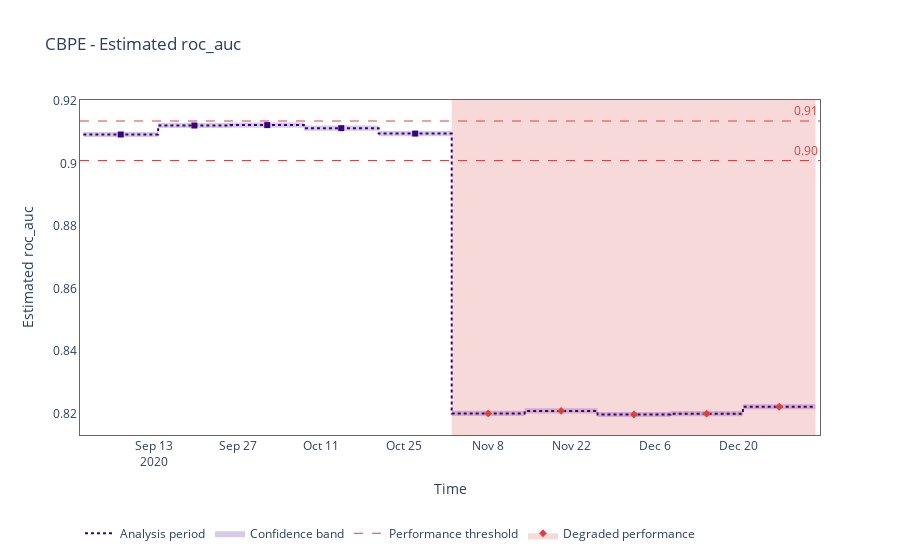
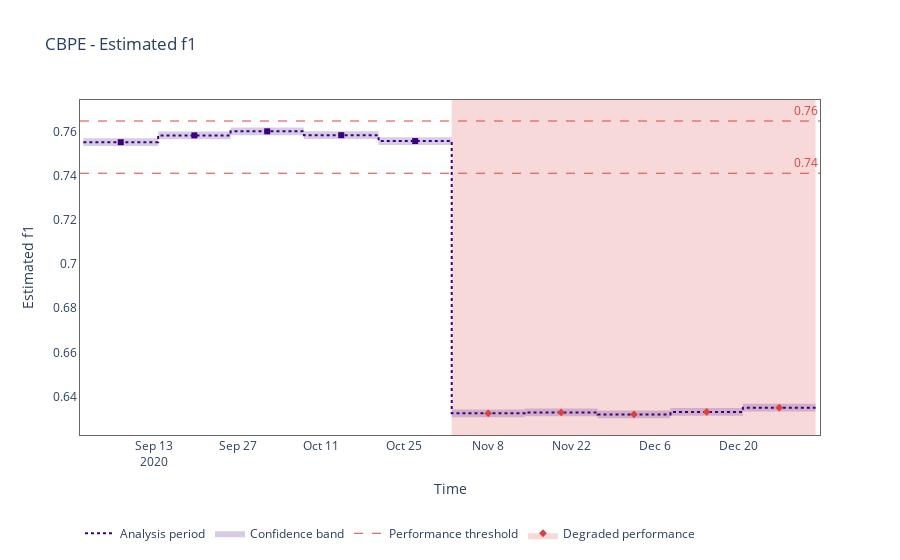

Notebook source saved alongside these figures, in order:
### Code cell
for metric in cbpe.metrics:
    est_perf_analysis.plot(kind='performance', metric=metric).show()

### Figure 1 — Plotly figure (JSON) as saved in the notebook; plotly's stock layout.template omitted (floating-point values rounded to 4 significant figures)
{"data": [{"hoverinfo": "skip", "line": {"color": "rgba(0,0,0,0)", "shape": "hv"}, "mode": "lines", "showlegend": false, "type": "scatter", "x": ["2020-09-01T03:10:01", "2020-09-13T16:15:32", "2020-09-25T19:50:04", "2020-10-08T02:57:34", "2020-10-20T15:49:06", "2020-11-01T22:04:59", "2020-11-14T03:55:49", "2020-11-26T09:19:22", "2020-12-08T14:34:25", "2020-12-20T18:31:09", "2021-01-01T22:57:55"], "y": [0.91, 0.9129, 0.913, 0.9121, 0.9103, 0.8209, 0.8218, 0.8206, 0.8209, 0.8231, 0.8231]}, {"fill": "tonexty", "fillcolor": "rgba(0.23137254901960785, 0.00784313725490196, 0.5019607843137255, 0.2)", "hoverinfo": "skip", "line": {"color": "rgba(0,0,0,0)", "shape": "hv"}, "mode": "lines", "showlegend": false, "type": "scatter", "x": ["2020-09-01T03:10:01", "2020-09-13T16:15:32", "2020-09-25T19:50:04", "2020-10-08T02:57:34", "2020-10-20T15:49:06", "2020-11-01T22:04:59", "2020-11-14T03:55:49", "2020-11-26T09:19:22", "2020-12-08T14:34:25", "2020-12-20T18:31:09", "2021-01-01T22:57:55"], "y": [0.9084, 0.9112, 0.9114, 0.9104, 0.9087, 0.8193, 0.8201, 0.819, 0.8192, 0.8214, 0.8214]}, {"hoverinfo": "skip", "legendgroup": "1", "line": {"color": "#00c8e5", "shape": "hv", "width": 2}, "mode": "lines", "name": "Reference period", "type": "scatter", "x": [], "y": []}, {"hoverinfo": "skip", "legendgroup": "1", "line": {"color": "#3b0280", "dash": "dot", "shape": "hv", "width": 2}, "mode": "lines", "name": "Analysis period", "type": "scatter", "x": ["2020-09-01T03:10:01", "2020-09-13T16:15:32", "2020-09-25T19:50:04", "2020-10-08T02:57:34", "2020-10-20T15:49:06", "2020-11-01T22:04:59", "2020-11-14T03:55:49", "2020-11-26T09:19:22", "2020-12-08T14:34:25", "2020-12-20T18:31:09", "2021-01-01T22:57:55"], "y": [0.9092, 0.9121, 0.9122, 0.9112, 0.9095, 0.8201, 0.8209, 0.8198, 0.8201, 0.8223, 0.8223]}, {"customdata": [], "hovertemplate": "%{customdata[4]} &nbsp; &nbsp; <span style=\"color:#AD0000\">%{customdata[5]}</span><br>Chunk: <b>%{customdata[0]}</b> &nbsp; &nbsp; From <b>%{customdata[1]}</b> to <b>%{customdata[2]}</b> &nbsp; &nbsp; <br>Estimated ROC AUC: <b>%{customdata[3]}</b>  &nbsp; &nbsp; %{customdata[6]} <extra></extra>", "marker": {"color": "#00c8e5", "size": 6, "symbol": "square"}, "mode": "markers", "name": "Reference", "showlegend": false, "type": "scatter", "x": [], "y": []}, {"customdata": [["[0:5999]", "Sep-01-2020", "Sep-13-2020", "0.9092", "<b style=\"color:#3b0280;line-height:60px\">Analysis</b>", "", ""], ["[6000:11999]", "Sep-13-2020", "Sep-25-2020", "0.9121", "<b style=\"color:#3b0280;line-height:60px\">Analysis</b>", "", ""], ["[12000:17999]", "Sep-25-2020", "Oct-08-2020", "0.9122", "<b style=\"color:#3b0280;line-height:60px\">Analysis</b>", "", ""], ["[18000:23999]", "Oct-08-2020", "Oct-20-2020", "0.9112", "<b style=\"color:#3b0280;line-height:60px\">Analysis</b>", "", ""], ["[24000:29999]", "Oct-20-2020", "Nov-01-2020", "0.9095", "<b style=\"color:#3b0280;line-height:60px\">Analysis</b>", "", ""]], "hovertemplate": "%{customdata[4]} &nbsp; &nbsp; <span style=\"color:#AD0000\">%{customdata[5]}</span><br>Chunk: <b>%{customdata[0]}</b> &nbsp; &nbsp; From <b>%{customdata[1]}</b> to <b>%{customdata[2]}</b> &nbsp; &nbsp; <br>Estimated ROC AUC: <b>%{customdata[3]}</b>  &nbsp; &nbsp; %{customdata[6]} <extra></extra>", "marker": {"color": "#3b0280", "size": 6, "symbol": "square"}, "mode": "markers", "name": "No change", "showlegend": false, "type": "scatter", "x": ["2020-09-07T09:42:35.500000", "2020-09-19T18:02:07", "2020-10-01T23:21:55.500000", "2020-10-14T09:22:56.500000", "2020-10-26T18:56:53"], "y": [0.9092, 0.9121, 0.9122, 0.9112, 0.9095]}, {"customdata": [["[30000:35999]", "Nov-01-2020", "Nov-14-2020", "0.8201", "<b style=\"color:#3b0280;line-height:60px\">Analysis</b>", "⚠ <b>Drift detected</b>", ""], ["[36000:41999]", "Nov-14-2020", "Nov-26-2020", "0.8209", "<b style=\"color:#3b0280;line-height:60px\">Analysis</b>", "⚠ <b>Drift detected</b>", ""], ["[42000:47999]", "Nov-26-2020", "Dec-08-2020", "0.8198", "<b style=\"color:#3b0280;line-height:60px\">Analysis</b>", "⚠ <b>Drift detected</b>", ""], ["[48000:53999]", "Dec-08-2020", "Dec-20-2020", "0.8201", "<b style=\"color:#3b0280;line-height:60px\">Analysis</b>", "⚠ <b>Drift detected</b>", ""], ["[54000:59999]", "Dec-20-2020", "Jan-01-2021", "0.8223", "<b style=\"color:#3b0280;line-height:60px\">Analysis</b>", "⚠ <b>Drift detected</b>", ""]], "hovertemplate": "%{customdata[4]} &nbsp; &nbsp; <span style=\"color:#AD0000\">%{customdata[5]}</span><br>Chunk: <b>%{customdata[0]}</b> &nbsp; &nbsp; From <b>%{customdata[1]}</b> to <b>%{customdata[2]}</b> &nbsp; &nbsp; <br>Estimated ROC AUC: <b>%{customdata[3]}</b>  &nbsp; &nbsp; %{customdata[6]} <extra></extra>", "marker": {"color": "#DD4040", "size": 6, "symbol": "diamond"}, "mode": "markers", "name": "Change", "showlegend": false, "type": "scatter", "x": ["2020-11-08T01:00:16", "2020-11-20T06:37:27.500000", "2020-12-02T11:56:39", "2020-12-14T16:32:27.500000", "2020-12-26T20:44:32"], "y": [0.8201, 0.8209, 0.8198, 0.8201, 0.8223]}, {"line": {"color": "rgba(0,0,0,0)"}, "mode": "lines", "showlegend": false, "type": "scatter", "x": [[1599471755500000000], [1609015472000000000]], "y": [null, null]}, {"fill": "tonexty", "fillcolor": "rgba(0.23137254901960785, 0.00784313725490196, 0.5019607843137255, 0.2)", "legendgroup": "1", "line": {"color": "rgba(0,0,0,0)"}, "mode": "lines", "name": "Confidence band", "type": "scatter", "x": [[1599471755500000000], [1609015472000000000]], "y": [null, null]}, {"legendgroup": "1", "line": {"color": "#DD4040", "dash": "dash", "width": 1}, "mode": "lines", "name": "Performance threshold", "type": "scatter", "x": [[1599471755500000000], [1609015472000000000]], "y": [null, null]}, {"line": {"color": "rgba(0,0,0,0)"}, "mode": "lines", "showlegend": false, "type": "scatter", "x": [[1599471755500000000], [1609015472000000000]], "y": [null, null]}, {"fill": "tonexty", "fillcolor": "rgba(0.8666666666666667, 0.25098039215686274, 0.25098039215686274, 0.2)", "legendgroup": "1", "line": {"color": "rgba(0,0,0,0)"}, "marker": {"color": "#DD4040", "size": 6, "symbol": "diamond"}, "mode": "lines+markers", "name": "Degraded performance", "type": "scatter", "x": [[1599471755500000000], [1609015472000000000]], "y": [null, null]}], "layout": {"annotations": [{"font": {"color": "#DD4040"}, "showarrow": false, "text": "0.91", "x": 1, "xanchor": "right", "xref": "x domain", "y": 0.9135, "yanchor": "bottom", "yref": "y"}, {"font": {"color": "#DD4040"}, "showarrow": false, "text": "0.90", "x": 1, "xanchor": "right", "xref": "x domain", "y": 0.9009, "yanchor": "bottom", "yref": "y"}], "hoverlabel": {"bgcolor": "white", "font": {"size": 14}}, "legend": {"itemclick": false, "itemdoubleclick": false, "orientation": "h", "traceorder": "normal", "x": 0, "xanchor": "left", "y": -0.25, "yanchor": "top"}, "paper_bgcolor": "rgba(255,255,255,1)", "plot_bgcolor": "rgba(255,255,255,1)", "shapes": [{"layer": "below", "line": {"color": "#DD4040", "dash": "dash", "width": 1}, "type": "line", "x0": 0, "x1": 1, "xref": "x domain", "y0": 0.9135, "y1": 0.9135, "yref": "y"}, {"layer": "below", "line": {"color": "#DD4040", "dash": "dash", "width": 1}, "type": "line", "x0": 0, "x1": 1, "xref": "x domain", "y0": 0.9009, "y1": 0.9009, "yref": "y"}, {"fillcolor": "#DD4040", "layer": "below", "line": {"width": 0}, "opacity": 0.2, "type": "rect", "x0": "2020-11-01T22:04:59", "x1": "2020-11-14T03:55:33", "xref": "x", "y0": 0, "y1": 1, "yref": "y domain"}, {"fillcolor": "#DD4040", "layer": "below", "line": {"width": 0}, "opacity": 0.2, "type": "rect", "x0": "2020-11-14T03:55:49", "x1": "2020-11-26T09:19:06", "xref": "x", "y0": 0, "y1": 1, "yref": "y domain"}, {"fillcolor": "#DD4040", "layer": "below", "line": {"width": 0}, "opacity": 0.2, "type": "rect", "x0": "2020-11-26T09:19:22", "x1": "2020-12-08T14:33:56", "xref": "x", "y0": 0, "y1": 1, "yref": "y domain"}, {"fillcolor": "#DD4040", "layer": "below", "line": {"width": 0}, "opacity": 0.2, "type": "rect", "x0": "2020-12-08T14:34:25", "x1": "2020-12-20T18:30:30", "xref": "x", "y0": 0, "y1": 1, "yref": "y domain"}, {"fillcolor": "#DD4040", "layer": "below", "line": {"width": 0}, "opacity": 0.2, "type": "rect", "x0": "2020-12-20T18:31:09", "x1": "2021-01-01T22:57:55", "xref": "x", "y0": 0, "y1": 1, "yref": "y domain"}], "title": {"text": "CBPE - Estimated roc_auc"}, "xaxis": {"linecolor": "#666666", "mirror": true, "showgrid": false, "title": {"text": "Time"}, "zeroline": false}, "yaxis": {"linecolor": "#666666", "mirror": true, "showgrid": false, "title": {"text": "Estimated roc_auc"}, "zeroline": false}}}

### Figure 2 — Plotly figure (JSON) as saved in the notebook; plotly's stock layout.template omitted (floating-point values rounded to 4 significant figures)
{"data": [{"hoverinfo": "skip", "line": {"color": "rgba(0,0,0,0)", "shape": "hv"}, "mode": "lines", "showlegend": false, "type": "scatter", "x": ["2020-09-01T03:10:01", "2020-09-13T16:15:32", "2020-09-25T19:50:04", "2020-10-08T02:57:34", "2020-10-20T15:49:06", "2020-11-01T22:04:59", "2020-11-14T03:55:49", "2020-11-26T09:19:22", "2020-12-08T14:34:25", "2020-12-20T18:31:09", "2021-01-01T22:57:55"], "y": [0.7571, 0.7602, 0.762, 0.7603, 0.7576, 0.6341, 0.6345, 0.6336, 0.6347, 0.6366, 0.6366]}, {"fill": "tonexty", "fillcolor": "rgba(0.23137254901960785, 0.00784313725490196, 0.5019607843137255, 0.2)", "hoverinfo": "skip", "line": {"color": "rgba(0,0,0,0)", "shape": "hv"}, "mode": "lines", "showlegend": false, "type": "scatter", "x": ["2020-09-01T03:10:01", "2020-09-13T16:15:32", "2020-09-25T19:50:04", "2020-10-08T02:57:34", "2020-10-20T15:49:06", "2020-11-01T22:04:59", "2020-11-14T03:55:49", "2020-11-26T09:19:22", "2020-12-08T14:34:25", "2020-12-20T18:31:09", "2021-01-01T22:57:55"], "y": [0.7536, 0.7567, 0.7585, 0.7568, 0.7541, 0.6306, 0.631, 0.6301, 0.6312, 0.6331, 0.6331]}, {"hoverinfo": "skip", "legendgroup": "1", "line": {"color": "#00c8e5", "shape": "hv", "width": 2}, "mode": "lines", "name": "Reference period", "type": "scatter", "x": [], "y": []}, {"hoverinfo": "skip", "legendgroup": "1", "line": {"color": "#3b0280", "dash": "dot", "shape": "hv", "width": 2}, "mode": "lines", "name": "Analysis period", "type": "scatter", "x": ["2020-09-01T03:10:01", "2020-09-13T16:15:32", "2020-09-25T19:50:04", "2020-10-08T02:57:34", "2020-10-20T15:49:06", "2020-11-01T22:04:59", "2020-11-14T03:55:49", "2020-11-26T09:19:22", "2020-12-08T14:34:25", "2020-12-20T18:31:09", "2021-01-01T22:57:55"], "y": [0.7553, 0.7584, 0.7603, 0.7585, 0.7559, 0.6323, 0.6327, 0.6318, 0.633, 0.6349, 0.6349]}, {"customdata": [], "hovertemplate": "%{customdata[4]} &nbsp; &nbsp; <span style=\"color:#AD0000\">%{customdata[5]}</span><br>Chunk: <b>%{customdata[0]}</b> &nbsp; &nbsp; From <b>%{customdata[1]}</b> to <b>%{customdata[2]}</b> &nbsp; &nbsp; <br>Estimated ROC AUC: <b>%{customdata[3]}</b>  &nbsp; &nbsp; %{customdata[6]} <extra></extra>", "marker": {"color": "#00c8e5", "size": 6, "symbol": "square"}, "mode": "markers", "name": "Reference", "showlegend": false, "type": "scatter", "x": [], "y": []}, {"customdata": [["[0:5999]", "Sep-01-2020", "Sep-13-2020", "0.7553", "<b style=\"color:#3b0280;line-height:60px\">Analysis</b>", "", ""], ["[6000:11999]", "Sep-13-2020", "Sep-25-2020", "0.7584", "<b style=\"color:#3b0280;line-height:60px\">Analysis</b>", "", ""], ["[12000:17999]", "Sep-25-2020", "Oct-08-2020", "0.7603", "<b style=\"color:#3b0280;line-height:60px\">Analysis</b>", "", ""], ["[18000:23999]", "Oct-08-2020", "Oct-20-2020", "0.7585", "<b style=\"color:#3b0280;line-height:60px\">Analysis</b>", "", ""], ["[24000:29999]", "Oct-20-2020", "Nov-01-2020", "0.7559", "<b style=\"color:#3b0280;line-height:60px\">Analysis</b>", "", ""]], "hovertemplate": "%{customdata[4]} &nbsp; &nbsp; <span style=\"color:#AD0000\">%{customdata[5]}</span><br>Chunk: <b>%{customdata[0]}</b> &nbsp; &nbsp; From <b>%{customdata[1]}</b> to <b>%{customdata[2]}</b> &nbsp; &nbsp; <br>Estimated ROC AUC: <b>%{customdata[3]}</b>  &nbsp; &nbsp; %{customdata[6]} <extra></extra>", "marker": {"color": "#3b0280", "size": 6, "symbol": "square"}, "mode": "markers", "name": "No change", "showlegend": false, "type": "scatter", "x": ["2020-09-07T09:42:35.500000", "2020-09-19T18:02:07", "2020-10-01T23:21:55.500000", "2020-10-14T09:22:56.500000", "2020-10-26T18:56:53"], "y": [0.7553, 0.7584, 0.7603, 0.7585, 0.7559]}, {"customdata": [["[30000:35999]", "Nov-01-2020", "Nov-14-2020", "0.6323", "<b style=\"color:#3b0280;line-height:60px\">Analysis</b>", "⚠ <b>Drift detected</b>", ""], ["[36000:41999]", "Nov-14-2020", "Nov-26-2020", "0.6327", "<b style=\"color:#3b0280;line-height:60px\">Analysis</b>", "⚠ <b>Drift detected</b>", ""], ["[42000:47999]", "Nov-26-2020", "Dec-08-2020", "0.6318", "<b style=\"color:#3b0280;line-height:60px\">Analysis</b>", "⚠ <b>Drift detected</b>", ""], ["[48000:53999]", "Dec-08-2020", "Dec-20-2020", "0.6330", "<b style=\"color:#3b0280;line-height:60px\">Analysis</b>", "⚠ <b>Drift detected</b>", ""], ["[54000:59999]", "Dec-20-2020", "Jan-01-2021", "0.6349", "<b style=\"color:#3b0280;line-height:60px\">Analysis</b>", "⚠ <b>Drift detected</b>", ""]], "hovertemplate": "%{customdata[4]} &nbsp; &nbsp; <span style=\"color:#AD0000\">%{customdata[5]}</span><br>Chunk: <b>%{customdata[0]}</b> &nbsp; &nbsp; From <b>%{customdata[1]}</b> to <b>%{customdata[2]}</b> &nbsp; &nbsp; <br>Estimated ROC AUC: <b>%{customdata[3]}</b>  &nbsp; &nbsp; %{customdata[6]} <extra></extra>", "marker": {"color": "#DD4040", "size": 6, "symbol": "diamond"}, "mode": "markers", "name": "Change", "showlegend": false, "type": "scatter", "x": ["2020-11-08T01:00:16", "2020-11-20T06:37:27.500000", "2020-12-02T11:56:39", "2020-12-14T16:32:27.500000", "2020-12-26T20:44:32"], "y": [0.6323, 0.6327, 0.6318, 0.633, 0.6349]}, {"line": {"color": "rgba(0,0,0,0)"}, "mode": "lines", "showlegend": false, "type": "scatter", "x": [[1599471755500000000], [1609015472000000000]], "y": [null, null]}, {"fill": "tonexty", "fillcolor": "rgba(0.23137254901960785, 0.00784313725490196, 0.5019607843137255, 0.2)", "legendgroup": "1", "line": {"color": "rgba(0,0,0,0)"}, "mode": "lines", "name": "Confidence band", "type": "scatter", "x": [[1599471755500000000], [1609015472000000000]], "y": [null, null]}, {"legendgroup": "1", "line": {"color": "#DD4040", "dash": "dash", "width": 1}, "mode": "lines", "name": "Performance threshold", "type": "scatter", "x": [[1599471755500000000], [1609015472000000000]], "y": [null, null]}, {"line": {"color": "rgba(0,0,0,0)"}, "mode": "lines", "showlegend": false, "type": "scatter", "x": [[1599471755500000000], [1609015472000000000]], "y": [null, null]}, {"fill": "tonexty", "fillcolor": "rgba(0.8666666666666667, 0.25098039215686274, 0.25098039215686274, 0.2)", "legendgroup": "1", "line": {"color": "rgba(0,0,0,0)"}, "marker": {"color": "#DD4040", "size": 6, "symbol": "diamond"}, "mode": "lines+markers", "name": "Degraded performance", "type": "scatter", "x": [[1599471755500000000], [1609015472000000000]], "y": [null, null]}], "layout": {"annotations": [{"font": {"color": "#DD4040"}, "showarrow": false, "text": "0.76", "x": 1, "xanchor": "right", "xref": "x domain", "y": 0.7649, "yanchor": "bottom", "yref": "y"}, {"font": {"color": "#DD4040"}, "showarrow": false, "text": "0.74", "x": 1, "xanchor": "right", "xref": "x domain", "y": 0.7413, "yanchor": "bottom", "yref": "y"}], "hoverlabel": {"bgcolor": "white", "font": {"size": 14}}, "legend": {"itemclick": false, "itemdoubleclick": false, "orientation": "h", "traceorder": "normal", "x": 0, "xanchor": "left", "y": -0.25, "yanchor": "top"}, "paper_bgcolor": "rgba(255,255,255,1)", "plot_bgcolor": "rgba(255,255,255,1)", "shapes": [{"layer": "below", "line": {"color": "#DD4040", "dash": "dash", "width": 1}, "type": "line", "x0": 0, "x1": 1, "xref": "x domain", "y0": 0.7649, "y1": 0.7649, "yref": "y"}, {"layer": "below", "line": {"color": "#DD4040", "dash": "dash", "width": 1}, "type": "line", "x0": 0, "x1": 1, "xref": "x domain", "y0": 0.7413, "y1": 0.7413, "yref": "y"}, {"fillcolor": "#DD4040", "layer": "below", "line": {"width": 0}, "opacity": 0.2, "type": "rect", "x0": "2020-11-01T22:04:59", "x1": "2020-11-14T03:55:33", "xref": "x", "y0": 0, "y1": 1, "yref": "y domain"}, {"fillcolor": "#DD4040", "layer": "below", "line": {"width": 0}, "opacity": 0.2, "type": "rect", "x0": "2020-11-14T03:55:49", "x1": "2020-11-26T09:19:06", "xref": "x", "y0": 0, "y1": 1, "yref": "y domain"}, {"fillcolor": "#DD4040", "layer": "below", "line": {"width": 0}, "opacity": 0.2, "type": "rect", "x0": "2020-11-26T09:19:22", "x1": "2020-12-08T14:33:56", "xref": "x", "y0": 0, "y1": 1, "yref": "y domain"}, {"fillcolor": "#DD4040", "layer": "below", "line": {"width": 0}, "opacity": 0.2, "type": "rect", "x0": "2020-12-08T14:34:25", "x1": "2020-12-20T18:30:30", "xref": "x", "y0": 0, "y1": 1, "yref": "y domain"}, {"fillcolor": "#DD4040", "layer": "below", "line": {"width": 0}, "opacity": 0.2, "type": "rect", "x0": "2020-12-20T18:31:09", "x1": "2021-01-01T22:57:55", "xref": "x", "y0": 0, "y1": 1, "yref": "y domain"}], "title": {"text": "CBPE - Estimated f1"}, "xaxis": {"linecolor": "#666666", "mirror": true, "showgrid": false, "title": {"text": "Time"}, "zeroline": false}, "yaxis": {"linecolor": "#666666", "mirror": true, "showgrid": false, "title": {"text": "Estimated f1"}, "zeroline": false}}}
